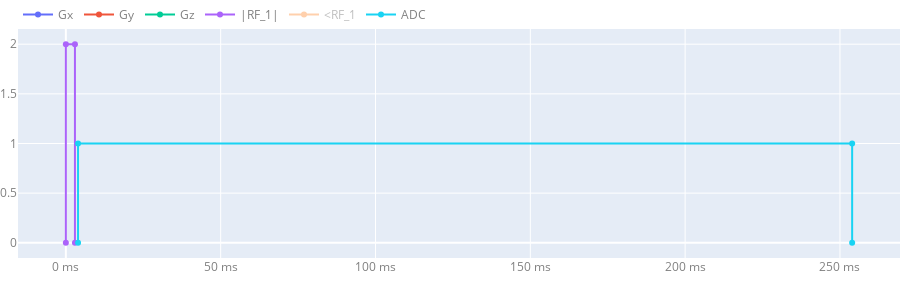

Notebook code cell kept with this figure:
### Code cell
# SCANNER #
sys = Scanner()

# RF PULSE #
# 1st block -> RF block
ampRF = 2e-6; # 2μT RF amplitude
durRF = π / 2 / (2π * γ * ampRF); # This is the required duration for a 90deg pulse with ampRF 
                                 # (π / 2) / (2π * γ * ampRF)
exc = RF(ampRF, durRF)

# 2nd block -> ADC block
nADC = 8192 ;
durADC = 250e-3 ;
delay = 1e-3 ;
aqc = ADC(nADC, durADC, delay)

# concatenating the two blocks
seq  = Sequence()
seq += exc
seq += aqc
p1 = plot_seq(seq; slider = false, height = 300)

### Figure 1 — Plotly figure (JSON) as saved in the notebook; plotly's stock layout.template omitted (floating-point values rounded to 4 significant figures)
{"data": [{"hovertemplate": "(%{x:.4f} ms, %{y:.2f} mT/m)", "name": "Gx", "type": "scatter", "x": [0, 0, 0, 0, 0, 0, 0, 0, 0, 0, 2.936, 2.936, 2.936, 2.936, 2.936], "y": [null, null, null, null, null, null, null, null, null, null, null, null, null, null, null]}, {"hovertemplate": "(%{x:.4f} ms, %{y:.2f} mT/m)", "name": "Gy", "type": "scatter", "x": [0, 0, 0, 0, 0, 0, 0, 0, 0, 0, 2.936, 2.936, 2.936, 2.936, 2.936], "y": [null, null, null, null, null, null, null, null, null, null, null, null, null, null, null]}, {"hovertemplate": "(%{x:.4f} ms, %{y:.2f} mT/m)", "name": "Gz", "type": "scatter", "x": [0, 0, 0, 0, 0, 0, 0, 0, 0, 0, 2.936, 2.936, 2.936, 2.936, 2.936], "y": [null, null, null, null, null, null, null, null, null, null, null, null, null, null, null]}, {"hovertemplate": "(%{x:.4f} ms, %{y:.2f} μT)", "name": "|RF_1|", "type": "scatter", "x": [0, 0, 0, 0, 0, 0, 0, 0, 2.936, 2.936, 2.936, 2.936, 2.936, 2.936, 2.936], "y": [null, null, null, null, null, null, 0, 2, 2, 0, null, null, null, null, null]}, {"hovertemplate": "(%{x:.4f} ms, ∠B1: %{y:.4f} rad)", "name": "<RF_1", "text": [1, 1, 1, 1, 1, 1, 1, 1, 1, 1, 1, 1, 1, 1, 1], "type": "scatter", "visible": "legendonly", "x": [0, 0, 0, 0, 0, 0, 0, 0, 2.936, 2.936, 2.936, 2.936, 2.936, 2.936, 2.936], "y": [null, null, null, null, null, null, 0, 0, 0, 0, null, null, null, null, null]}, {"hovertemplate": "(%{x:.4f} ms, %{y:i})", "name": "ADC", "type": "scatter", "x": [0, 0, 0, 0, 0, 0, 0, 0, 0, 0, 2.936, 3.936, 3.936, 253.9, 253.9], "y": [null, null, null, null, null, null, null, null, null, null, null, 0, 1, 1, 0]}], "layout": {"font": {"color": "gray"}, "height": 300, "hovermode": "closest", "legend": {"orientation": "h", "x": 0, "xanchor": "left", "y": 1, "yanchor": "bottom"}, "margin": {"b": 0, "l": 0, "r": 0, "t": 0}, "modebar": {"activecolor": "rgb(229,236,246)", "bgcolor": "rgba(0,0,0,0)", "color": "gray", "orientation": "h", "x": 0, "xanchor": "right", "y": 1, "yanchor": "bottom"}, "paper_bgcolor": "rgba(0,0,0,0)", "plot_bgcolor": "rgb(229,236,246)", "shapes": [], "xaxis": {"gridcolor": "white", "range": [], "rangeselector": {"buttons": [{"count": 1, "label": "1m", "step": 10, "stepmode": "backward"}, {"step": "all"}]}, "rangeslider": {"visible": false}, "ticksuffix": " ms", "title": {"text": ""}, "zerolinecolor": "white"}, "yaxis": {"fixedrange": false, "gridcolor": "white", "zerolinecolor": "white"}}}
